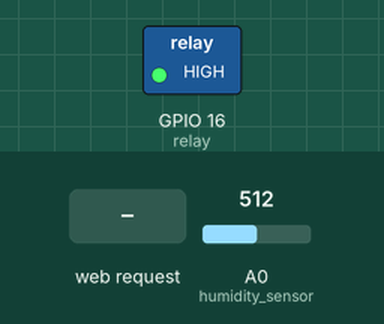
Bench run of a sketch on a simulated ESP8266 (NodeMCU). Shown: switched loads named in the sketch (green lamp = pin HIGH). The test bench sets the inputs (shaded band); at power-on: A0 (humidity_sensor) = 512. WiFi joins after 1.5 s; servers stay silent unless stated; what the sketch prints to the serial monitor is not drawn.

Above: at 2.7 s.
2.8 s: HTTP request GET /PUMP-ON received
At 4.0 s:
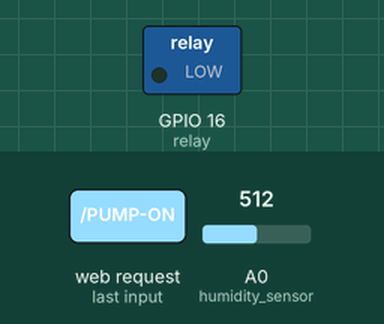
4.3 s: HTTP request GET /PUMP-OFF received
At 5.2 s:
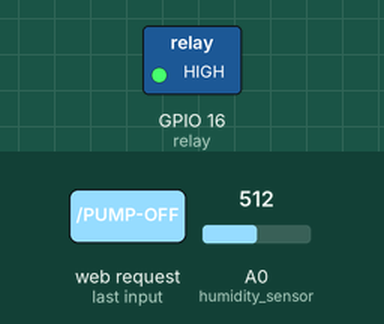
Timing chart, 0 to 7.3 s (numbered marks = the images above; inputs shaded):
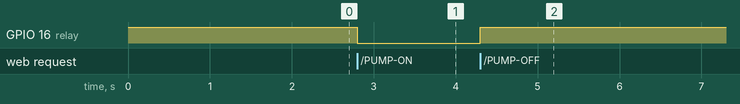

The sketch:

nellusv0.ino
```cpp
#include <ESP8266WiFi.h>
const char* ssid = "";//your-ssid
const char* password = "";//your-password
WiFiServer server(80);
const int humidity_sensor = A0;
const int relay = 16;
const int floating_sensor = 14;
int humidity;
void setup()
{
  pinMode(humidity_sensor,INPUT);
  pinMode(relay, OUTPUT);
  pinMode(floating_sensor,INPUT_PULLUP);
  pumpoff();
  Serial.begin(115200);
  Serial.print("Connecting");
  WiFi.begin(ssid, password);
  while (WiFi.status() != WL_CONNECTED){delay(500);Serial.print(".");}
  Serial.println("WiFi connected");
  server.begin();  // Starts the Server
  Serial.println("Server started");

  Serial.print("IP Address of network: "); // Prints IP address on Serial Monitor
  Serial.println(WiFi.localIP());
  Serial.print("Copy and paste the following URL: https://");
  Serial.print(WiFi.localIP());
  Serial.println("/");

}

void loop()
{WiFiClient client = server.available();
  if (!client){return;}
  while(!client.available()){delay(1);}
  String request = client.readStringUntil('\r');
  Serial.println(request);
  client.flush();
  humidity = analogRead(humidity_sensor);


  if(request.indexOf("/PUMP-ON") != -1)
  {
    pumpon(); // Turn ON LED

  }
  if(request.indexOf("/PUMP-OFF") != -1)
  {
    pumpoff(); // Turn OFF LED
  }
  if(request.indexOf("/GET-HUMIDITY") != -1)
  {
    ; // Turn ON LED

  }

/*------------------HTML Page Creation---------------------*/

  client.println("HTTP/1.1 200 OK"); // standalone web server with an ESP8266
  client.println("Content-Type: text/html");
  client.println("");
  client.println("<!DOCTYPE HTML>");
  client.println("<html>");

  client.println("<head>");
  client.println("<title>Nellus v0</title>");
  client.println("</head>");
  client.print("<body>");
  client.println("<header id=\"main-header\">");
  client.println("<h1>Nellus v0</h1>");
  client.println("<h4>by Nellus</h4>");
  client.println("</header>");

  /*if(state == on)
  {
    client.print("ON");
  }
  else
  {
    client.print("OFF");
  }*/
  client.print("<br>");
  client.print("<br>");
  client.println("<a href=\"/PUMP-ON\"\"><button class=\"button\">PUMP-ON</button></a>");
  client.println("<a href=\"/PUMP-OFF\"\"><button class=\"button\">PUMP-OFF</button></a>");
  client.println("<a href=\"/GET-HUMIDITY\"\"><button class=\"button\">GET-HUMIDITY</button></a>");
      client.println("<h4>uuu</h4>");


  client.print("</body>");
  client.println("</html>");

  delay(1);
  Serial.println("Client disonnected");
  Serial.println("");
}
void pumpon(){digitalWrite(relay,LOW);}
void pumpoff(){digitalWrite(relay,HIGH);}
bool waterhigh(){if(digitalRead(floating_sensor)==0){return true;}else{return false;} }

String SendHTML(float HumidityWeb, String TimeWeb,String DateWeb){
  String ptr = "<!DOCTYPE html> <html>\n";
  ptr +="<head><meta name=\"viewport\" content=\"width=device-width, initial-scale=1.0, user-scalable=no\">\n";
  ptr +="<title>ESP8266 Global Server</title>\n";

  ptr +="</head>\n";
  ptr +="<body>\n";
  ptr +="<div id=\"webpage\">\n";
  ptr +="<h1>ESP8266 Global Server</h1>\n";

  ptr +="<p>Date: ";
  ptr +=(String)DateWeb;
  ptr +="</p>";
  ptr +="<p>Time: ";
  ptr +=(String)TimeWeb;
  ptr +="</p>";

  ptr +="<p>Humidity: ";
  ptr +=(int)HumidityWeb;
  ptr +="%</p>";

  ptr +="</div>\n";
  ptr +="</body>\n";
  ptr +="</html>\n";
  return ptr;
}
```

Measured:
- after the input at 2.8 s, GPIO 16 (relay): HIGH → LOW at once
- after the input at 4.3 s, GPIO 16 (relay): LOW → HIGH at once
